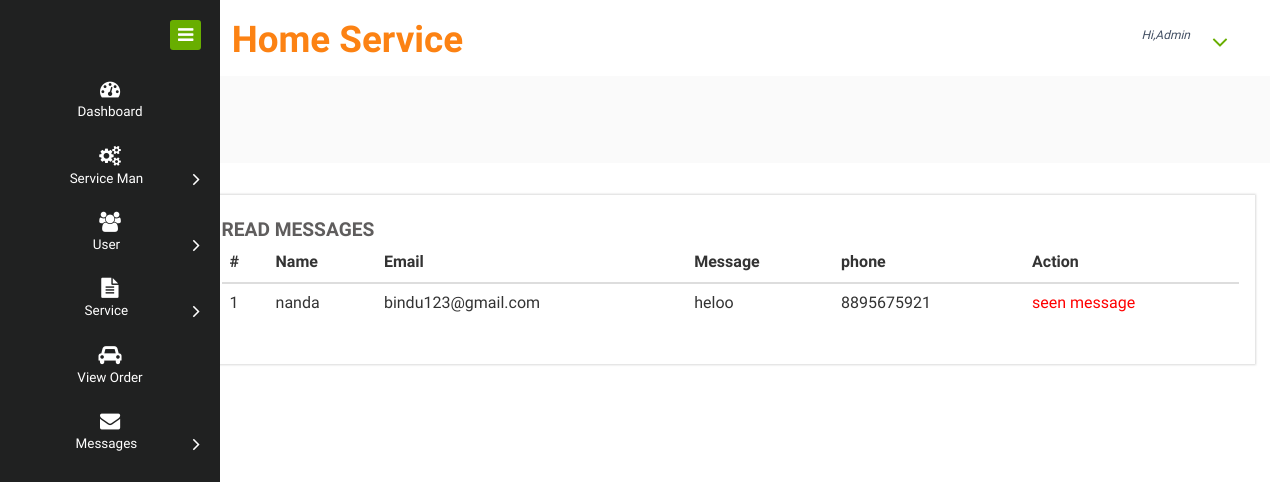
/read_message/, run on the app's committed database.
### siteusers/models.py (models this page shows, shortened)
class Contact(models.Model):
    status = models.ForeignKey(Status, on_delete=models.CASCADE, null=True,blank=True)
    name = models.CharField(max_length=50)
    email = models.CharField(max_length=70, default="")
    phone = models.CharField(max_length=70, default="")
    message = models.CharField(max_length=500, default="")
    timestamp = models.DateTimeField(default=timezone.now)
    replied = models.BooleanField(default=False)

### siteusers/views.py (the view)
# urls.py: path('read_message/', views.read_message, name="read_message"),
def read_message(request):
    sta = Status.objects.get(status='read')
    pro1 = Contact.objects.filter(status=sta)
    d = {'ser': pro1}
    return render(request, 'read_message.html', d)

### templates/read_message.html
{% extends 'admin_navigation.html' %}
{% load static %}{% block body %}
<div class="chit-chat-layer1">
	<div class="col-md-12 chit-chat-layer1-left">
               <div class="work-progres">
                            <div class="chit-chat-heading">
                                  Read Messages
                            </div>
                            <div class="table-responsive">
                                <table class="table table-hover">
                                  <thead>
                                    <tr>
                                      <th>#</th>
                                      <th>Name</th>
                                      <th>Email</th>
                                      <th>Message</th>
                                        <th>phone</th>
                                      <th>Action</th>
                                  </tr>
                              </thead>
                              <tbody>
                              {% for i in ser %}
                                <tr>
                                  <td>{{forloop.counter}}</td>
                                  <td>{{i.name}}</td>
                                  <td>{{i.email}}</td>
                                  <td>{{i.message}}</td>
                                    <td>{{i.phone}}</td>
                                  <td style="color:red">seen message</td>
                              </tr>
                              {% endfor %}
                          </tbody>
                      </table>
                  </div>
             </div>
      </div>
</div>
{% endblock %}

### data on the page
Contact: name "nanda", email "bindu123@gmail.com", message "heloo", phone "8895675921"
